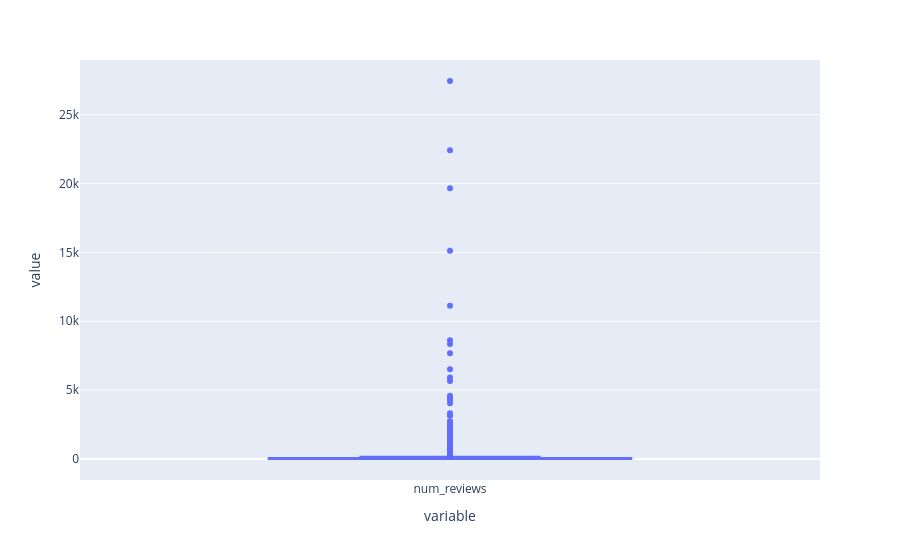

The notebook cell saved with this chart:
### Code cell
px.box(df['num_reviews'])

### Figure 1 — Plotly figure (JSON) as saved in the notebook; plotly's stock layout.template omitted (floating-point values rounded to 4 significant figures; data arrays with more than 128 entries replaced by an {"elided": "..."} marker saying what was removed)
{"data": [{"alignmentgroup": "True", "hovertemplate": "variable=%{x}<br>value=%{y}<extra></extra>", "legendgroup": "", "marker": {"color": "#636efa"}, "name": "", "notched": false, "offsetgroup": "", "orientation": "v", "showlegend": false, "type": "box", "x": {"elided": "3683 str values"}, "x0": " ", "xaxis": "x", "y": {"elided": "3683 float values"}, "y0": " ", "yaxis": "y"}], "layout": {"boxmode": "group", "legend": {"tracegroupgap": 0}, "margin": {"t": 60}, "xaxis": {"anchor": "y", "domain": [0, 1], "title": {"text": "variable"}}, "yaxis": {"anchor": "x", "domain": [0, 1], "title": {"text": "value"}}}}
